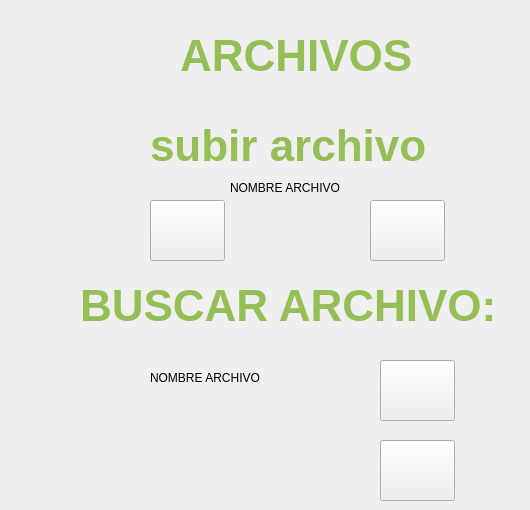
            <widget class="QWidget" name="page_archivos">
             <widget class="QLabel" name="label_32">
              <property name="geometry">
               <rect>
                <x>180</x>
                <y>30</y>
                <width>251</width>
                <height>51</height>
               </rect>
              </property>
              <property name="styleSheet">
               <string notr="true">QLabel {
    font-size: 44px; /* Tamaño de la fuente */
    font-weight: bold; /* Negrita */
    color: ; /* Color del texto */
	color: rgb(149, 191, 86);
    text-align: center; /* Alineación del texto */
}
</string>
              </property>
              <property name="text">
               <string>ARCHIVOS</string>
              </property>
             </widget>
             <widget class="QPushButton" name="btn_abrir_archivo">
              <property name="geometry">
               <rect>
                <x>370</x>
                <y>200</y>
                <width>75</width>
                <height>61</height>
               </rect>
              </property>
              <property name="text">
               <string/>
              </property>
              <property name="icon">
               <iconset>
                <normaloff>../../../../../../../Downloads/barra-de-menus.png</normaloff>../../../../../../../Downloads/barra-de-menus.png</iconset>
              </property>
              <property name="iconSize">
               <size>
                <width>50</width>
                <height>50</height>
               </size>
              </property>
             </widget>
             <widget class="QLabel" name="label_33">
              <property name="geometry">
               <rect>
                <x>150</x>
                <y>120</y>
                <width>291</width>
                <height>51</height>
               </rect>
              </property>
              <property name="styleSheet">
               <string notr="true">QLabel {
    font-size: 44px; /* Tamaño de la fuente */
    font-weight: bold; /* Negrita */
    color: ; /* Color del texto */
	color: rgb(149, 191, 86);
    text-align: center; /* Alineación del texto */
}
</string>
              </property>
              <property name="text">
               <string>subir archivo</string>
              </property>
             </widget>
             <widget class="QLabel" name="label_34">
              <property name="geometry">
               <rect>
                <x>80</x>
                <y>280</y>
                <width>441</width>
                <height>51</height>
               </rect>
              </property>
              <property name="styleSheet">
               <string notr="true">QLabel {
    font-size: 44px; /* Tamaño de la fuente */
    font-weight: bold; /* Negrita */
    color: ; /* Color del texto */
	color: rgb(149, 191, 86);
    text-align: center; /* Alineación del texto */
}
</string>
              </property>
              <property name="text">
               <string>BUSCAR ARCHIVO:</string>
              </property>
             </widget>
             <widget class="QLabel" name="nombre_archivo">
              <property name="geometry">
               <rect>
                <x>150</x>
                <y>370</y>
                <width>171</width>
                <height>16</height>
               </rect>
              </property>
              <property name="text">
               <string>NOMBRE ARCHIVO</string>
              </property>
             </widget>
             <widget class="QPushButton" name="btn_buscar_archivo">
              <property name="geometry">
               <rect>
                <x>380</x>
                <y>360</y>
                <width>75</width>
                <height>61</height>
               </rect>
              </property>
              <property name="text">
               <string/>
              </property>
              <property name="icon">
               <iconset>
                <normaloff>../../../../../../../Downloads/lupa.png</normaloff>../../../../../../../Downloads/lupa.png</iconset>
              </property>
              <property name="iconSize">
               <size>
                <width>50</width>
                <height>50</height>
               </size>
              </property>
             </widget>
             <widget class="QPushButton" name="btn_descargar_archivo">
              <property name="geometry">
               <rect>
                <x>380</x>
                <y>440</y>
                <width>75</width>
                <height>61</height>
               </rect>
              </property>
              <property name="text">
               <string/>
              </property>
              <property name="icon">
               <iconset>
                <normaloff>../../../../../../../Downloads/flecha-derecha.png</normaloff>../../../../../../../Downloads/flecha-derecha.png</iconset>
              </property>
              <property name="iconSize">
               <size>
                <width>50</width>
                <height>50</height>
               </size>
              </property>
             </widget>
             <widget class="QPushButton" name="btn_abrir_explorador">
              <property name="geometry">
               <rect>
                <x>150</x>
                <y>200</y>
                <width>75</width>
                <height>61</height>
               </rect>
              </property>
              <property name="text">
               <string/>
              </property>
              <property name="icon">
               <iconset>
                <normaloff>../../../../../../../Downloads/mas (2).png</normaloff>../../../../../../../Downloads/mas (2).png</iconset>
              </property>
              <property name="iconSize">
               <size>
                <width>50</width>
                <height>50</height>
               </size>
              </property>
             </widget>
             <widget class="QLabel" name="nombre_archivo_abrir">
              <property name="geometry">
               <rect>
                <x>230</x>
                <y>180</y>
                <width>171</width>
                <height>16</height>
               </rect>
              </property>
              <property name="text">
               <string>NOMBRE ARCHIVO</string>
              </property>
             </widget>
            </widget>
